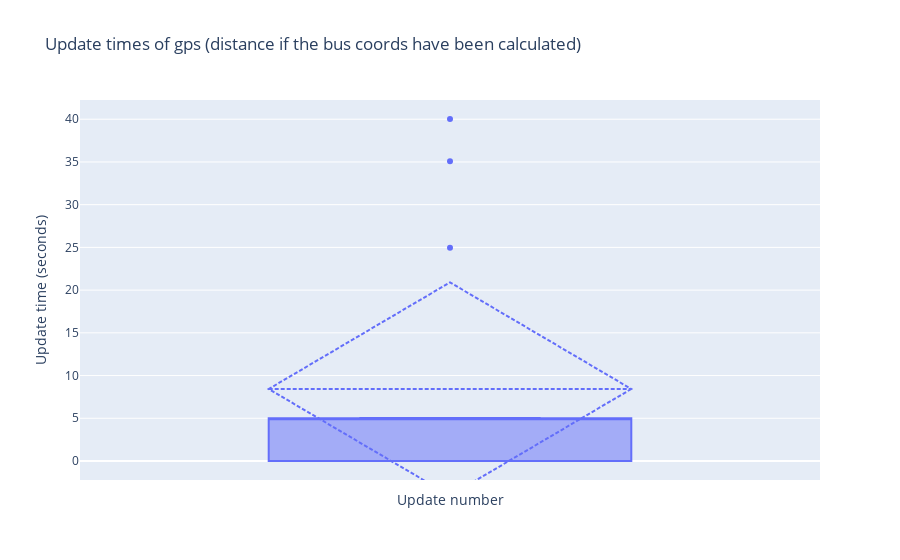

Notebook code cell kept with this figure:
### Code cell
fig2 = go.Figure()
# Create and style traces
means = []
refresh_times = []
for bus in buses_given :
    if bus in update_time_buses_dict.keys() :
        refresh_times = refresh_times + update_time_buses_dict[bus]['all']
    
fig2.add_trace(go.Box(
    name='',
    y=refresh_times,
    boxmean='sd' # represent mean and standard deviation
))
    
# Edit the layout
fig2.update_layout(title='Update times of gps (distance if the bus coords have been calculated)',
                   xaxis_title='Update number',
                   yaxis_title='Update time (seconds)')

fig2.show()

### Figure 1 — Plotly figure (JSON) as saved in the notebook; plotly's stock layout.template omitted (floating-point values rounded to 4 significant figures)
{"data": [{"boxmean": "sd", "name": "", "type": "box", "y": [4.959, 4.93, 35.07, 0.01793, 0.000198, 0.003426, 0.002987, 0.001335, 0.001785, 4.897, 5.003, 4.982, 5.022, 24.96, 40.03, 5.0]}], "layout": {"title": {"text": "Update times of gps (distance if the bus coords have been calculated)"}, "xaxis": {"title": {"text": "Update number"}}, "yaxis": {"title": {"text": "Update time (seconds)"}}}}
